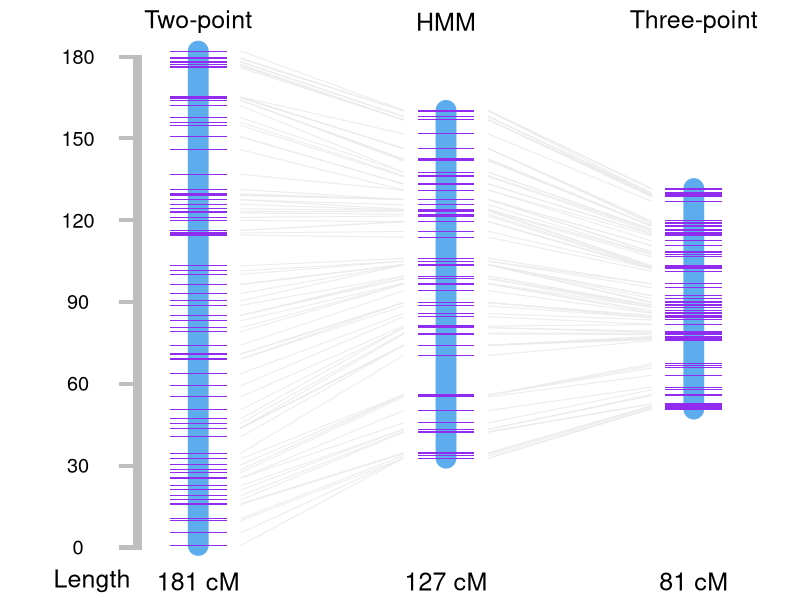

R code for this plot:


two <- read.csv("two.csv")[,-1]
three <- read.csv("three.csv")[,-1]
hmm <- read.csv("hmm.csv")[,-1]

pdf("Figure1.pdf",height = 5,width=6.5)
par(mar=c(0,0,0,0),oma=c(0,0,0,0),fig=c(0,1,0,1))
plot(NA, NA, type="l", ylim=c(-20, 200), xlim=c(-48, 65 ),
     xlab="", ylab="",
     xaxs="i", yaxs="i",col="#EE9572",lwd=2,
     axes=FALSE, mgp=c(1.8,0.5,0), cex.lab=1.3)

segments(-20,0,-20,max(two[,2]),lwd=20,col="#5CACEE")
for(i in 1:dim(two)[1]){
  rect(-24,two[i,2]-0.2,-16,two[i,2]+0.2,border = NA,col="#912CEE")
}
text(-20,192,"Two-point",cex=1.5)
text(-20,-13,"181 cM",cex=1.5)

segments(15,0+32,15,max(hmm[,2])+32,lwd=20,col="#5CACEE")
for(i in 1:dim(hmm)[1]){
  rect(11,hmm[i,2]-0.2+32,19,hmm[i,2]+0.2+32,border = NA,col="#912CEE")
}

text(15,192,"HMM",cex=1.5)
text(15,-13,"127 cM",cex=1.5)
segments(50,0+50,50,max(three[,2])+50,lwd=20,col="#5CACEE")
for(i in 1:dim(three)[1]){
  rect(46,three[i,2]+50-0.2,54,three[i,2]+50+0.2,border = NA,col="#912CEE")
}

text(50,192,"Three-point",cex=1.5)
text(50,-13,"81 cM",cex=1.5)
text(-35,-13,"Length",cex=1.5)
for(i in 1:dim(two)[1]){
  segments(-14,two[i,2],9,hmm[i,2]+32,col="#EBEBEB")
}

for(i in 1:dim(three)[1]){
  segments(21,hmm[i,2]+32,44,three[i,2]+50,col="#EBEBEB")
}

rect(2-30,0,0.8-30,180,border = NA,col="grey")
for(i in 0:6){
  
  rect(-1.2-30,30*i,2-30,30*i-1.5,border = NA,col="grey")
  text(-7-30,30*i-0.75,i*30,cex=1.2)
}


dev.off()


